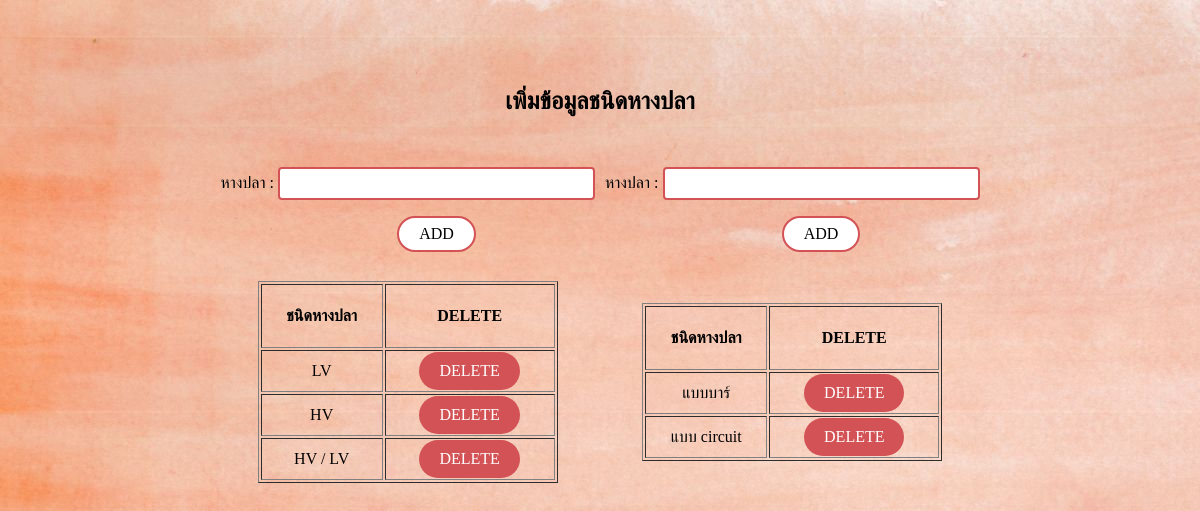
/project/addFishtail.php, run on the app's committed database.
### tables this page shows
CREATE TABLE `fishtale` (
  `idfishtale` int(11) NOT NULL,
  `fishtalename` varchar(45) NOT NULL
);

CREATE TABLE `talefish` (
  `idtalefish` int(11) NOT NULL,
  `talefishname` varchar(45) NOT NULL
);

### project/addFishtail.php (the view, shortened to what this page needs)
<?php require_once('Connections/dbconnect.php'); ?>
<?php
$editFormAction = $_SERVER['PHP_SELF'];
if (isset($_SERVER['QUERY_STRING'])) {
  $editFormAction .= "?" . htmlentities($_SERVER['QUERY_STRING']);
}
$query_Recordset1 = "SELECT * FROM fishtale";
$Recordset1 = mysql_query($query_Recordset1, $dbconnect) or die(mysql_error());
$row_Recordset1 = mysql_fetch_assoc($Recordset1);
$query_Recordset2 = "SELECT * FROM talefish";
$Recordset2 = mysql_query($query_Recordset2, $dbconnect) or die(mysql_error());
$row_Recordset2 = mysql_fetch_assoc($Recordset2);
?>
<!DOCTYPE html PUBLIC "-//W3C//DTD XHTML 1.0 Transitional//EN" "http://www.w3.org/TR/xhtml1/DTD/xhtml1-transitional.dtd">
<html xmlns="http://www.w3.org/1999/xhtml">
<head>
</head>
<body>
<p>&nbsp;</p>
<p>&nbsp;</p>
<div align="center">
  <h2>เพิ่มข้อมูลชนิดหางปลา</h2>
  <table width="700" border="0">
    <tr>
      <td>&nbsp;
        <form action="<?php echo $editFormAction; ?>" method="post" name="form1" id="form1" onsubmit="Javascript:return fncSubmit();">
          <table align="center">
            <tr valign="baseline">
              <td nowrap="nowrap" align="right">หางปลา : </td>
              <td><input type="text" name="fishtalename" value="" size="32" /></td>
            </tr>
            <tr valign="baseline">
              <td height="26" align="right" nowrap="nowrap">&nbsp;</td>
              <td><div align="center">
                <input type="submit" class="button button5" value="ADD" />
              </div></td>
            </tr>
          </table>
      </form></td>
      <td>&nbsp;
        <form action="<?php echo $editFormAction; ?>" method="post" name="form2" id="form2" onsubmit="Javascript:return fncSubmit();">
          <table align="center">
            <tr valign="baseline">
              <td nowrap="nowrap" align="right">หางปลา : </td>
              <td><input type="text" name="talefishname" value="" size="32" /></td>
            </tr>
            <tr valign="baseline">
              <td nowrap="nowrap" align="right"><div align="center"></div></td>
              <td><div align="center">
                <input type="submit" class="button button5" value="ADD" />
              </div></td>
            </tr>
          </table>
        </form></td>
    </tr>
    <tr>
      <td>&nbsp;
        <div align="center">
          <table width="300" border="1">
            <tr>
              <td><div align="center">
                <h4>ชนิดหางปลา</h4>
              </div></td>
              <td><div align="center">
                <h4>DELETE</h4>
              </div></td>
            </tr>
            <?php do { ?>
              <tr>
                <td><div align="center" id="fishtalename"><?php echo $row_Recordset1['fishtalename']; ?></div></td>
                <td><div align="center"><a href="delete.php?fishtalename=<?php echo $row_Recordset1['fishtalename']; ?>" onClick="return chkdel();">DELETE</a></div></td>
              </tr>
              <?php } while ($row_Recordset1 = mysql_fetch_assoc($Recordset1)); ?>
          </table>
        </div></td>
      <td>&nbsp;
        <div align="center">
          <table width="300" border="1">
            <tr>
              <td><div align="center">
                <h4>ชนิดหางปลา</h4>
              </div></td>
              <td><div align="center">
                <h4>DELETE</h4>
              </div></td>
            </tr>
            <?php do { ?>
              <tr>
                <td><div align="center" id="talefishname"><?php echo $row_Recordset2['talefishname']; ?></div></td>
                <td><div align="center"><a href="delete.php?talefishname=<?php echo $row_Recordset2['talefishname']; ?>" onClick="return chkdel();">DELETE</a></div></td>
              </tr>
              <?php } while ($row_Recordset2 = mysql_fetch_assoc($Recordset2)); ?>
          </table>
      </div></td>
    </tr>
  </table>
</div>
<p>&nbsp;</p>
</body>
</html>

### project/addFishtail.php (style rules this page uses)
body { background-color: #f4c7bd; background-image: url(img/bg3.jpg); background-attachment: fixed; }
body,td,th { font-family: "Comic Sans MS", cursive; }
a:link, a:visited { background-color: #d35256; color: white; padding: 10px 20px; text-align: center; text-decoration: none; display: inline-block; border-radius: 20px; }
.button { background-color: #d35256; border: none; color: white; padding: 7px 20px; text-align: center; text-decoration: none; display: inline-block; font-size: 16px; font-family: "Comic Sans MS", cursive; margin: 4px 2px; -webkit-transition-duration: 0.4s; transition-duration: 0.4s; cursor: pointer; }
.button5 { background-color: white; color: black; border: 2px solid #d35256; border-radius: 20px; }
input[type=text] { padding: 7px 20px; margin: 8px 0; box-sizing: border-box; border: 2px solid #d35256; border-radius: 4px; }

### data on the page
fishtale: fishtalename "LV"
fishtale: fishtalename "HV"
fishtale: fishtalename "HV / LV"
talefish: talefishname "แบบบาร์"
talefish: talefishname "แบบ circuit"
